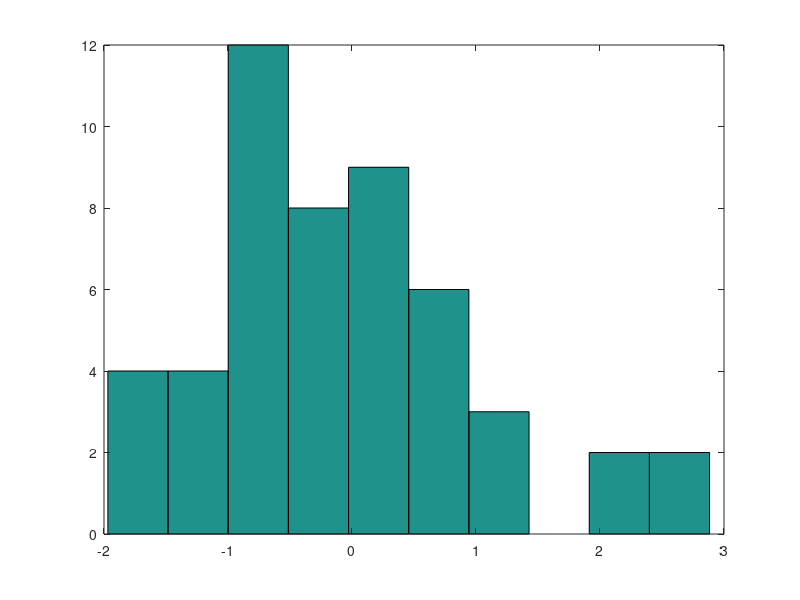
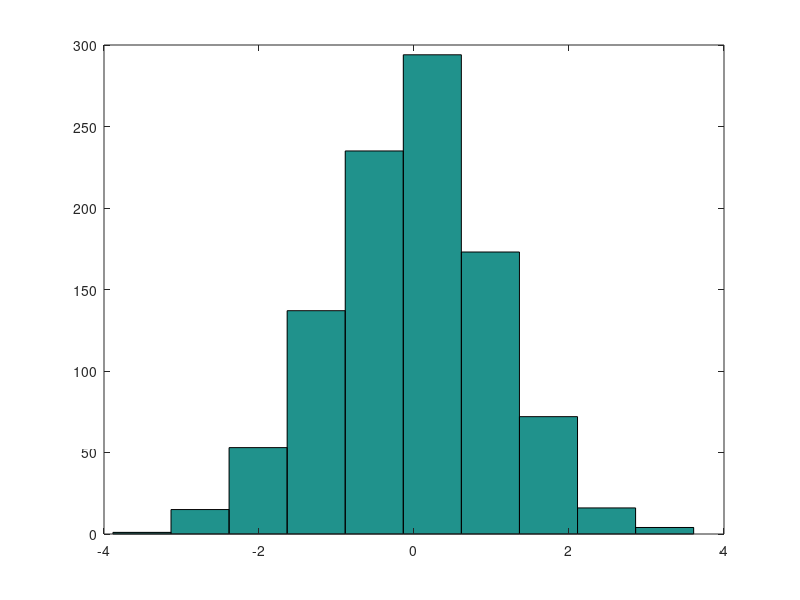
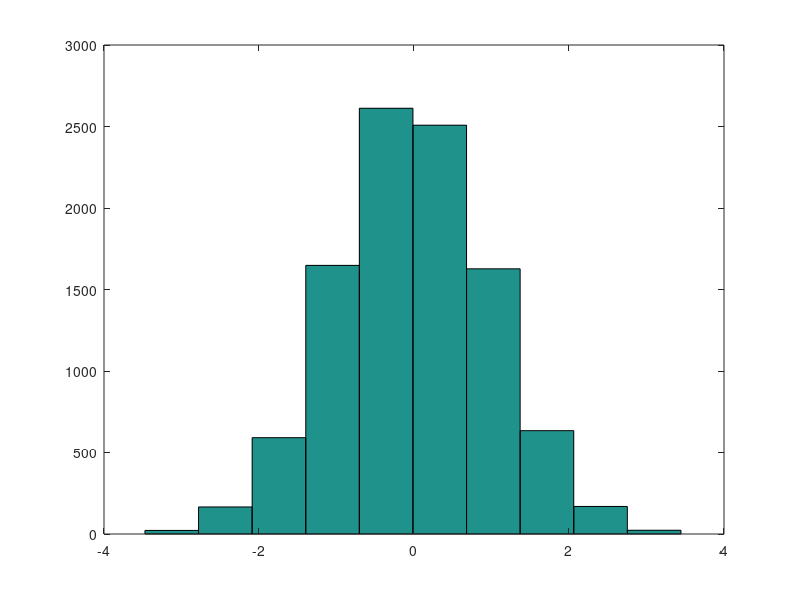

MATLAB code to generate these figures, in order:
x=normrnd(0,1,1,50);
a=mean(x)
var(x)
figure;hist(x)
 
y=normrnd(0,1,1,1000);
a=mean(y)
var(y)
figure;hist(y)
 
z=normrnd(0,1,1,10000)
a=mean(z)
var(z)
figure;hist(z)
